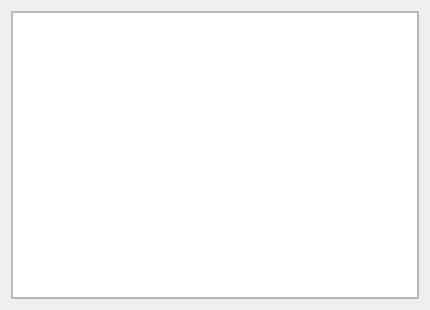
<?xml version="1.0" encoding="UTF-8"?>
<ui version="4.0">
 <class>StatsDialog</class>
 <widget class="QDialog" name="StatsDialog">
  <property name="geometry">
   <rect>
    <x>0</x>
    <y>0</y>
    <width>430</width>
    <height>310</height>
   </rect>
  </property>
  <property name="minimumSize">
   <size>
    <width>430</width>
    <height>310</height>
   </size>
  </property>
  <property name="maximumSize">
   <size>
    <width>430</width>
    <height>310</height>
   </size>
  </property>
  <property name="windowTitle">
   <string>Stats</string>
  </property>
  <property name="modal">
   <bool>true</bool>
  </property>
  <layout class="QGridLayout" name="gridLayout_outer">
   <item row="0" column="0">
    <widget class="QScrollArea" name="scroll_area">
     <property name="widgetResizable">
      <bool>true</bool>
     </property>
     <widget class="QWidget" name="scroll_widget">
      <property name="geometry">
       <rect>
        <x>0</x>
        <y>0</y>
        <width>408</width>
        <height>288</height>
       </rect>
      </property>
      <layout class="QGridLayout" name="gridLayout_inner">
       <property name="margin">
        <number>0</number>
       </property>
       <item row="0" column="0">
        <widget class="QTextBrowser" name="text_brwsr"/>
       </item>
      </layout>
     </widget>
    </widget>
   </item>
  </layout>
 </widget>
 <tabstops>
  <tabstop>scroll_area</tabstop>
 </tabstops>
 <resources/>
 <connections/>
</ui>
